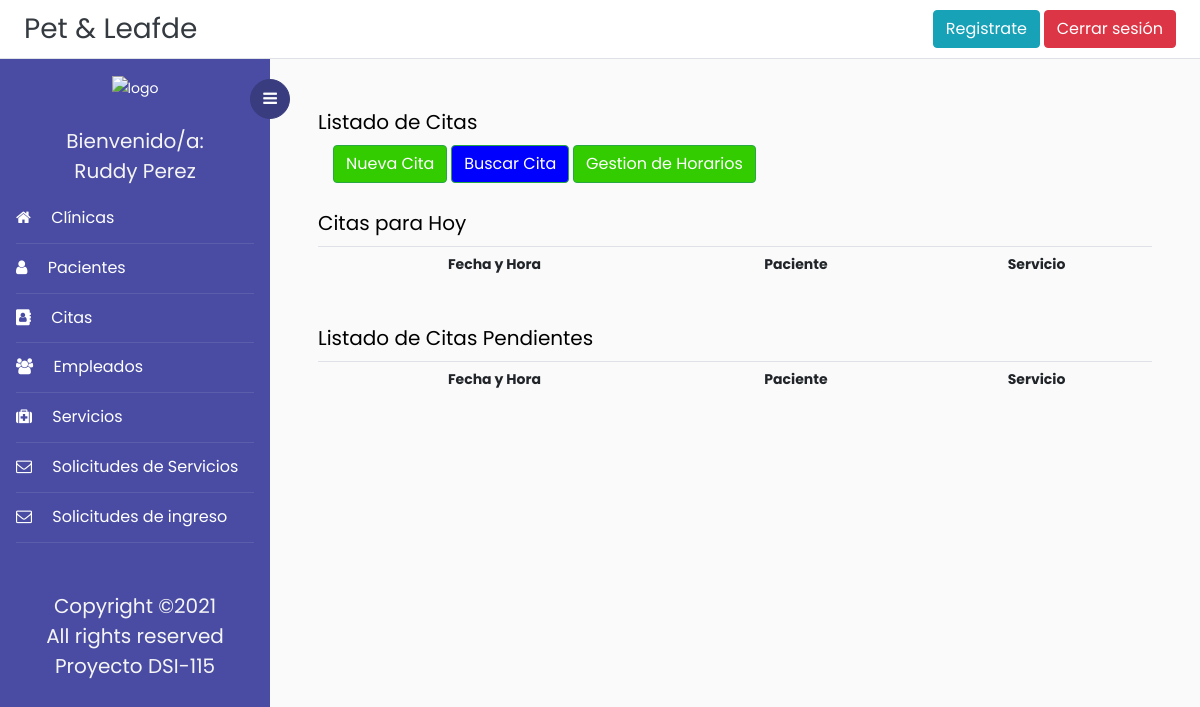
/listadoCitas/ (signed in), run on an earlier commit of the app's database.
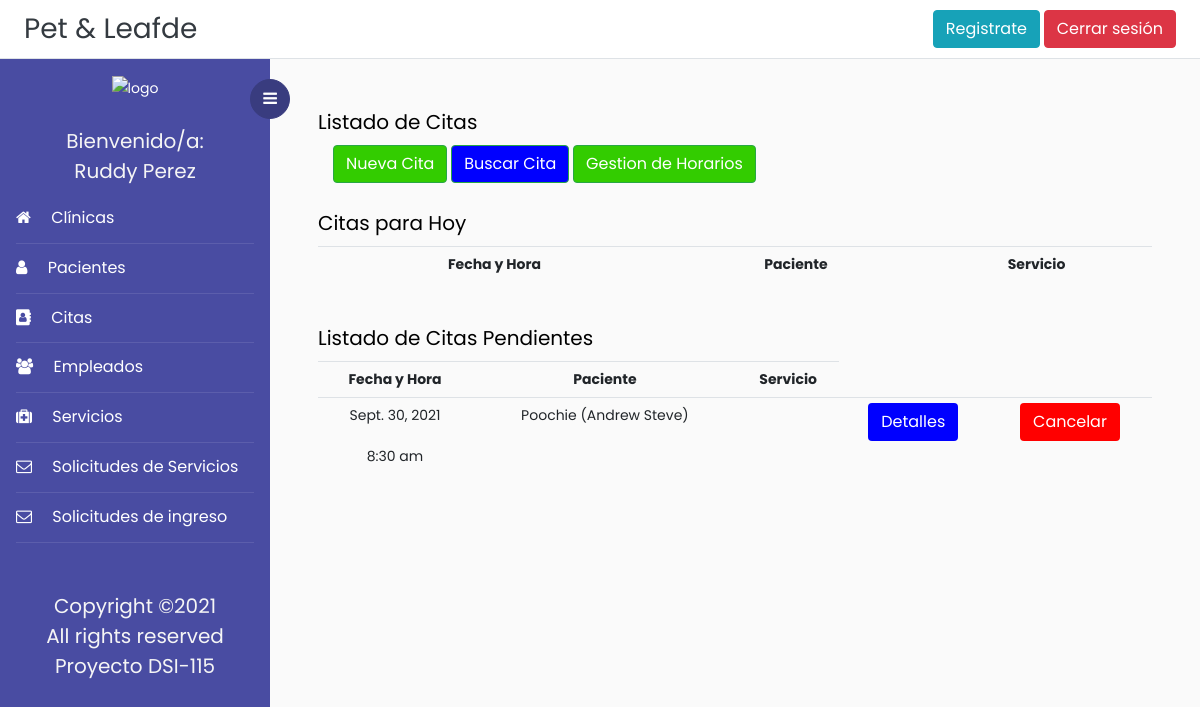
And on a later commit of the database.
### Veterinaria/models.py (models this page shows, shortened)
class Cita (models.Model):
    id = models.AutoField(primary_key = True)
    pacienteId = models.ForeignKey('Paciente', on_delete = models.PROTECT, null=True)
    clinica = models.ForeignKey('Clinica', on_delete = models.PROTECT)
    consultorio = models.ForeignKey('Consultorio', on_delete = models.PROTECT)
    servicio = models.ManyToManyField('Servicio')
    fechaCita = models.DateField(null=True, verbose_name="Fecha de Cita", validators=[fecha_mayor])# Fecha de la consulta
    horaCita = models.ForeignKey('Horario', null=True, on_delete=models.PROTECT, verbose_name="Hora de Cita")
    fechaCreacion = models.DateField(auto_now_add = True)# fecha de creación de la cita
    class Meta:
        unique_together =['fechaCita', 'horaCita']

class Horario(models.Model):
    id = models.AutoField(primary_key = True)
    hora = models.CharField(max_length=5, help_text=" Formato de Hora: ##:##")
    clinica = models.ForeignKey('Clinica', on_delete = models.PROTECT)
    activo = models.BooleanField(blank=True,  default=1)
    INDICADOR = (('am','AM'),('pm', 'PM'))# Estructura para la selección del indicador de la hora
    indicador = models.CharField(max_length=2, choices=INDICADOR, blank=True, help_text='')
    def __str__(self):
        return self.hora + " " + self.indicador

class Paciente(models.Model):
    id = models.AutoField(primary_key=True)
    foto = models.ImageField(upload_to='fotos', null = True)
    nombrePac = models.CharField(max_length=50,help_text="", validators=[solo_Letras])
    SEXO = (('m','Macho'),('h', 'Hembra'))# Estructura para la selección del sexo del paciente
    sexo = models.CharField(max_length=10, choices=SEXO, blank=True, help_text='')
    especie = models.CharField(max_length=50, help_text="", validators=[solo_Letras])
    raza = models.CharField(max_length=50,help_text="", validators=[solo_Letras])
    color = models.CharField(max_length=50,help_text="", validators=[solo_Letras])
    fechaNacimPac = models.DateField(null=False, blank=True, validators=[validar_Fecha])
    observaciones = models.CharField(max_length=500, null = True, blank=True)
    fechaInscrip = models.DateField(auto_now_add = True)# fecha de inscripcion del paciente
    personaInscrip = models.CharField(max_length=70,help_text="", validators=[solo_Letras])
    activo = models.BooleanField(blank=True,  default=1)
    propietario = models.ForeignKey('Propietario', on_delete = models.SET_NULL, null=True)
    def __str__(self): #Para que retorne el nombre y no el Id
        return self.nombrePac + " (" + self.propietario.nombre + ")"

class Propietario(models.Model):
    dui = models.CharField(max_length=10, help_text="########-#", primary_key=True,validators=[formato_Dui])
    nombre = models.CharField(max_length=100, validators=[solo_Letras])
    apellido = models.CharField(max_length=100, validators=[solo_Letras])
    fechaNacim = models.DateField(validators=[validar_Fecha])
    edad = models.IntegerField(help_text="Se calculará automaticamente",validators=[solo_Numeros])
    direccion = models.CharField(max_length=100,help_text="Calle, Colonia, Cantón ...")
    departamento = models.ForeignKey('Departamento', on_delete = models.SET_NULL, null=True)
    municipio = models.ForeignKey('Municipio', on_delete = models.SET_NULL, null=True)
    correo = models.CharField(max_length=50,help_text="")
    telefono = models.CharField(max_length=9,help_text="####-####",validators=[formato_Telefono])

### Veterinaria/views.py (the view)
# urls.py: path('listadoCitas/', login_required(ListadoCitas), name='listado_citas'),
def ListadoCitas(request):
    hoy = datetime.now().date() # Fecha de hoy
    citasHoy = Cita.objects.filter(fechaCita__contains = hoy) # Citas SOLO de HOY
    citas = Cita.objects.filter(fechaCita__gt = hoy) # Citas a Futuro
    return render(request,'Plantillas/listadoCitas.html', {'citasHoy':citasHoy,'citas':citas})

### Veterinaria/templates/Plantillas/listadoCitas.html (shortened to what this page needs)
{% extends 'base.html' %}
{% block content %}
<h5>Listado de Citas</h5>
<div class="container">
	<div>
		<a href="{% url 'crear_cita' %}" class="btn btn-success" style="color:white; background-color:#33CC00">
  		 Nueva Cita</a>
		<a href="{% url 'buscar_cita' %}" class="btn btn-success" style="color:white; background-color:blue">
  		Buscar Cita</a>
		<a href="{% url 'listado_horarios' %}" class="btn btn-success" style="color:white; background-color:#33CC00">
  		 Gestion de Horarios</a>
	</div>
</div>
<br>
<div>
	<h5>Citas para Hoy</h5>
	<table  class="table table-sm">
		<tr style="text-align: center">
			<th style="text-align: center">Fecha y Hora</th>
			<th style="text-align: center">Paciente</th>
			<th style="text-align: center">Servicio</th>
		</tr>
	</table>
</div>
<br>
<div>
	<h5>Listado de Citas Pendientes</h5>
	<table  class="table table-sm">
		<tr style="text-align: center">
			<th style="text-align: center">Fecha y Hora</th>
			<th style="text-align: center">Paciente</th>
			<th style="text-align: center">Servicio</th>
		</tr>
		{% for c in citas %}
			<tr>
				<td style="text-align: center">
					<div><P>{{c.fechaCita}}</P> <P>{{c.horaCita}}</P></div>
				</td>
				<td style="text-align: center">{{c.pacienteId}}</td>
				<td style="text-align: center">{{c.servicio.nombreServicio}}</td>
				<td style="text-align:center;">
					<a href="{% url 'detalle_cita' c.pk %}" class="btn"  style="color:white; background-color:blue"><span class="glyphicon glyphicon-pencil">Detalles</a>
				</td>
				<td style="text-align:center;">
					<button onclick="return abrir_modal('{% url 'cancelar_cita' c.pk %}')"  style="color:white; background-color:red" class="btn btn-successtn">Cancelar</button>
				</td>
			</tr>
		{% endfor %}
	</table>
</div>
{% endblock content%}

What changed in the data, as far as the page shows it:
added Cita: fechaCita "Sept. 30, 2021", horaCita "8:30 am", pacienteId "Poochie (Andrew Steve)"
